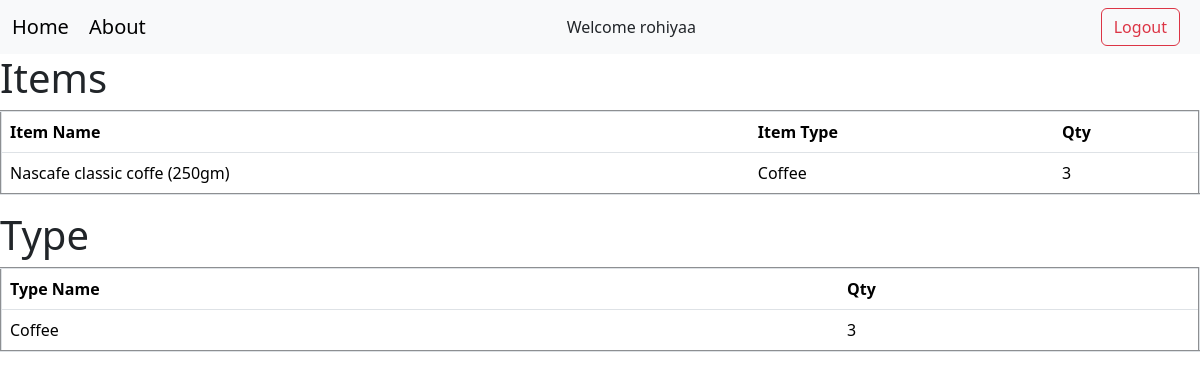
/suggestions/ (signed in), run on an earlier commit of the app's database.
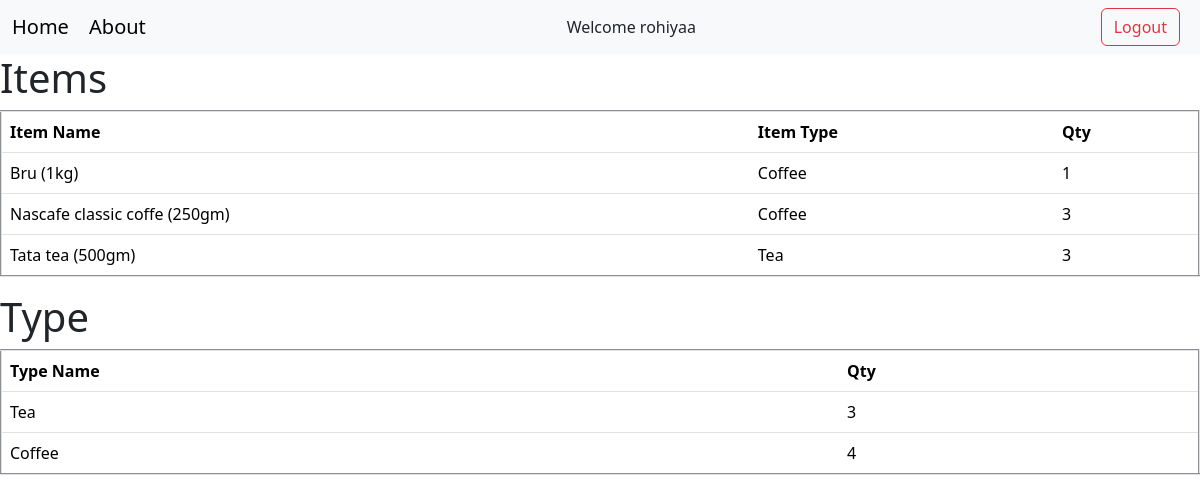
And on a later commit of the database.
### grocery/models.py (models this page shows, shortened)
class Product(models.Model):
    item_type = models.ForeignKey(Type,null=True, on_delete=models.SET_NULL)
    name = models.CharField(max_length=60, unique=True)
    price = models.FloatField(null=False, blank=False)
    quantity = models.IntegerField(default=1,null=False, blank=False)

class Type(models.Model):
    typename = models.TextField(max_length=100 ,unique=True, null=False, blank=False)
    def __str__(self) -> str:
        return self.typename.capitalize()

### grocery/views.py (the view)
# urls.py: path('suggestions/', view= views.sugest)
@login_required(login_url='/login/')
def sugest(request):
    item_sugession = Product.objects.filter(quantity__lt = 6).order_by('quantity')
    type_sugession = [ {'item_type': Type.objects.filter(id = item['item_type']).first(), 'count' : item['count']} for item in (Product.objects.values('item_type').annotate(count = Sum('quantity')).filter(count__lt = 6).order_by('count'))]
    print(type_sugession)
    return render(request, 'suggest.html', {'items': item_sugession, 'types': type_sugession})

### grocery/templates/suggest.html (shortened to what this page needs)
{% extends 'base.html' %}
{% block content %}
<h1>Items</h1>
    <table border="2px" class="table table-hover">
        <thead>
            <th>Item Name</th>
            <th>Item Type</th>
            <th>Qty</th>
        </thead>
        <tbody>
            {% for item in items %}
            <tr onclick = 'redirectTo("/item/{{ item.id }}")'>
                <td>{{ item.name }}</td>
                <td>{{ item.item_type }}</td>
                <td>{{ item.quantity }}</td>
            </tr>
            {% endfor %}
        </tbody>
    </table>
    <h1>Type</h1>
    <table border="2px" class="table table-hover">
        <thead>
            <th>Type Name</th>
            <th>Qty</th>
        </thead>
        <tbody>
            {% for type in types %}
            <tr onclick = 'redirectTo("/type/{{ type.item_type.id }}")'>
                <td>{{ type.item_type }}</td>
                <td>{{ type.count }}</td>
            </tr>
            {% endfor %}
        </tbody>
    </table>
{% endblock content %}

What changed in the data, as far as the page shows it:
added Product: name "Bru (1kg)", item_type "Coffee", quantity "1"
added Product: name "Tata tea (500gm)", item_type "Tea", quantity "3"
now on this page (row unchanged): Type: item_type "Tea", count "3"
computed for Type "Coffee": count "3" → "4"
